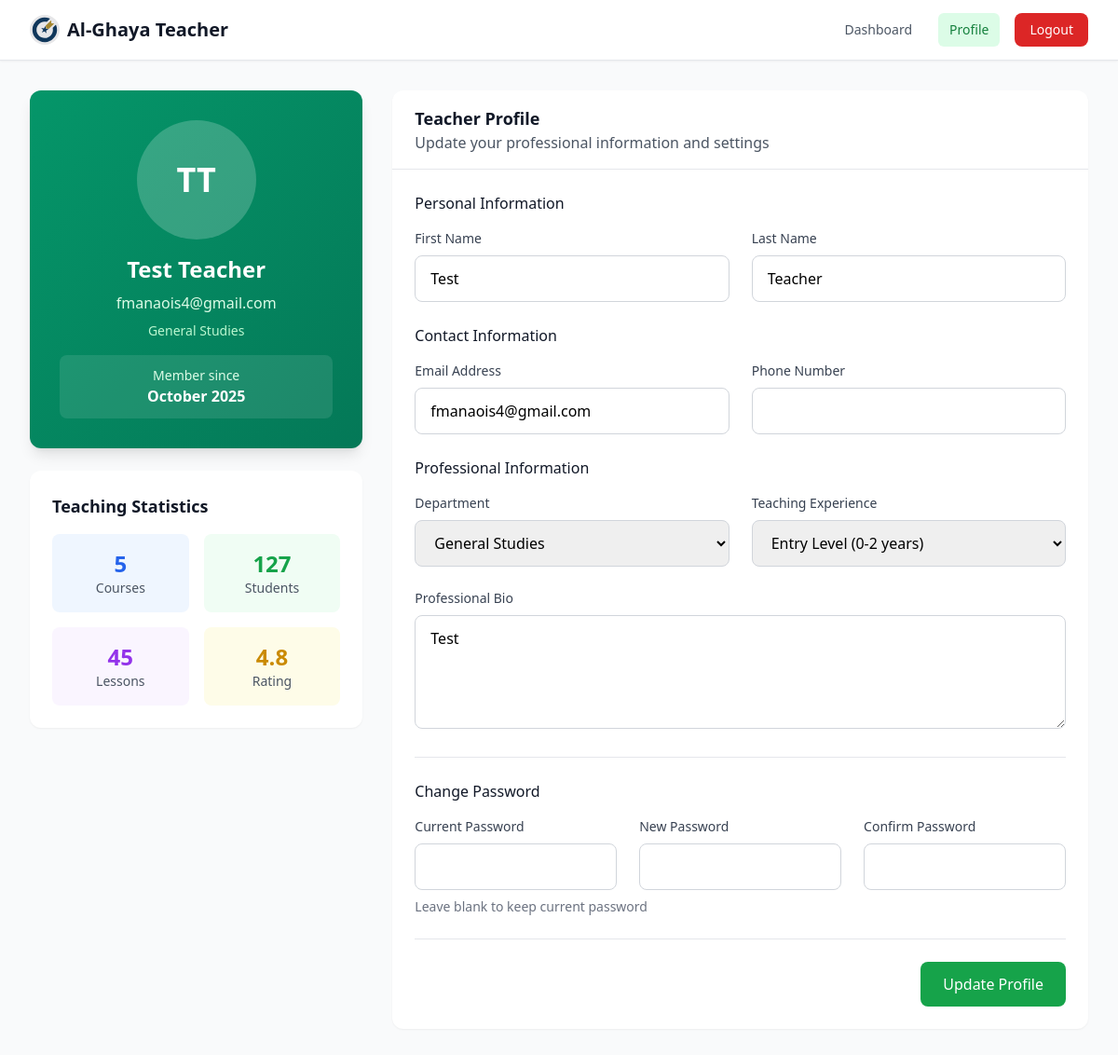
Screenshot of /pages/teacher/teacher-profile.php (signed in) with the database file from the repository.
### tables this page shows
CREATE TABLE `user` (
  `userID` int(11) NOT NULL,
  `email` varchar(255) NOT NULL,
  `password` varchar(255) DEFAULT NULL,
  `fname` varchar(100) DEFAULT NULL,
  `lname` varchar(100) DEFAULT NULL,
  `role` enum('student','teacher','admin') DEFAULT 'student',
  `level` int(11) DEFAULT 1,
  `points` int(11) DEFAULT 0,
  `proficiency` enum('beginner','intermediate','advanced') DEFAULT 'beginner',
  `profile_picture` varchar(255) DEFAULT NULL,
  `department` varchar(100) DEFAULT NULL,
  `experience` varchar(50) DEFAULT NULL,
  `bio` text DEFAULT NULL,
  `phone` varchar(20) DEFAULT NULL,
  `gender` enum('male','female','other') DEFAULT NULL,
  `dateCreated` timestamp NOT NULL DEFAULT current_timestamp(),
  `lastLogin` timestamp NULL DEFAULT NULL,
  `isActive` tinyint(1) DEFAULT 1
);

### pages/teacher/teacher-profile.php (the view, shortened to what this page needs)
<?php
include('../../php/dbConnection.php');
$userID = $_SESSION['userID'];
$userQuery = $conn->prepare("SELECT * FROM user WHERE userID = ?");
$userQuery->bind_param("i", $userID);
$userQuery->execute();
$user = $userQuery->get_result()->fetch_assoc();
$courseStats = [
    'total_courses' => 5,
    'active_students' => 127,
    'completed_lessons' => 45,
    'average_rating' => 4.8
];
?>
<!DOCTYPE html>
<html lang="en">
<head>
    <script src="https://cdn.tailwindcss.com"></script>
</head>
<body class="bg-gray-50">
    <nav class="bg-white shadow-sm border-b border-gray-200">
        <div class="max-w-7xl mx-auto px-4 sm:px-6 lg:px-8">
            <div class="flex justify-between h-16">
                <div class="flex items-center">
                    <img class="h-8 w-auto" src="../../images/al-ghaya_logoForPrint.svg" alt="Al-Ghaya">
                    <span class="ml-2 text-xl font-semibold text-gray-900">Al-Ghaya Teacher</span>
                </div>
                <div class="flex items-center space-x-4">
                    <a href="teacher-dashboard.php" class="text-gray-600 hover:text-gray-900 px-3 py-2 rounded-md text-sm font-medium">Dashboard</a>
                    <a href="teacher-profile.php" class="bg-green-100 text-green-700 px-3 py-2 rounded-md text-sm font-medium">Profile</a>
                    <button onclick="confirmTeacherSignOut()" class="bg-red-600 hover:bg-red-700 text-white px-4 py-2 rounded-lg text-sm font-medium transition duration-200">
                        Logout
                    </button>
                </div>
            </div>
        </div>
    </nav>
    <div class="max-w-7xl mx-auto py-8 px-4 sm:px-6 lg:px-8">
        <div class="grid grid-cols-1 lg:grid-cols-3 gap-8">
            <div class="lg:col-span-1">
                <div class="profile-card rounded-xl shadow-lg overflow-hidden text-white">
                    <div class="p-8 text-center">
                        <div class="w-32 h-32 rounded-full bg-white bg-opacity-20 flex items-center justify-center mx-auto mb-4">
                            <span class="text-4xl font-bold text-white">
                                <?= strtoupper(substr($user['fname'], 0, 1) . substr($user['lname'], 0, 1)) ?>
                            </span>
                        </div>
                        <h2 class="text-2xl font-bold mb-2"><?= htmlspecialchars($user['fname'] . ' ' . $user['lname']) ?></h2>
                        <p class="text-green-100 mb-2"><?= htmlspecialchars($user['email']) ?></p>
                        <p class="text-green-200 text-sm mb-4"><?= htmlspecialchars($user['department'] ?? 'General Studies') ?></p>
                        <div class="bg-white bg-opacity-10 rounded-lg p-3">
                            <p class="text-sm text-green-100">Member since</p>
                            <p class="font-semibold"><?= date('F Y', strtotime($user['dateCreated'])) ?></p>
                        </div>
                    </div>
                </div>
                <div class="mt-6 bg-white rounded-xl shadow-sm p-6">
                    <h3 class="text-lg font-semibold text-gray-900 mb-4">Teaching Statistics</h3>
                    <div class="grid grid-cols-2 gap-4">
                        <div class="text-center p-4 bg-blue-50 rounded-lg">
                            <p class="text-2xl font-bold text-blue-600"><?= $courseStats['total_courses'] ?></p>
                            <p class="text-sm text-gray-600">Courses</p>
                        </div>
                        <div class="text-center p-4 bg-green-50 rounded-lg">
                            <p class="text-2xl font-bold text-green-600"><?= $courseStats['active_students'] ?></p>
                            <p class="text-sm text-gray-600">Students</p>
                        </div>
                        <div class="text-center p-4 bg-purple-50 rounded-lg">
                            <p class="text-2xl font-bold text-purple-600"><?= $courseStats['completed_lessons'] ?></p>
                            <p class="text-sm text-gray-600">Lessons</p>
                        </div>
                        <div class="text-center p-4 bg-yellow-50 rounded-lg">
                            <p class="text-2xl font-bold text-yellow-600"><?= $courseStats['average_rating'] ?></p>
                            <p class="text-sm text-gray-600">Rating</p>
                        </div>
                    </div>
                </div>
            </div>
            <div class="lg:col-span-2">
                <div class="bg-white rounded-xl shadow-sm">
                    <div class="px-6 py-4 border-b border-gray-200">
                        <h3 class="text-lg font-semibold text-gray-900">Teacher Profile</h3>
                        <p class="text-gray-600">Update your professional information and settings</p>
                    </div>
                    <form method="POST" class="p-6 space-y-6">
                        <div>
                            <h4 class="text-md font-medium text-gray-900 mb-4">Personal Information</h4>
                            <div class="grid grid-cols-1 md:grid-cols-2 gap-6">
                                <div>
                                    <label for="first_name" class="block text-sm font-medium text-gray-700 mb-2">First Name</label>
                                    <input type="text" id="first_name" name="first_name" required
                                        value="<?= htmlspecialchars($user['fname']) ?>"
                                        class="w-full px-4 py-3 border border-gray-300 rounded-lg focus:ring-2 focus:ring-green-500 focus:border-transparent">
                                </div>
                                <div>
                                    <label for="last_name" class="block text-sm font-medium text-gray-700 mb-2">Last Name</label>
                                    <input type="text" id="last_name" name="last_name" required
                                        value="<?= htmlspecialchars($user['lname']) ?>"
                                        class="w-full px-4 py-3 border border-gray-300 rounded-lg focus:ring-2 focus:ring-green-500 focus:border-transparent">
                                </div>
                            </div>
                        </div>
                        <div>
                            <h4 class="text-md font-medium text-gray-900 mb-4">Contact Information</h4>
                            <div class="grid grid-cols-1 md:grid-cols-2 gap-6">
                                <div>
                                    <label for="email" class="block text-sm font-medium text-gray-700 mb-2">Email Address</label>
                                    <input type="email" id="email" name="email" required
                                        value="<?= htmlspecialchars($user['email']) ?>"
                                        class="w-full px-4 py-3 border border-gray-300 rounded-lg focus:ring-2 focus:ring-green-500 focus:border-transparent">
                                </div>
                                <div>
                                    <label for="phone" class="block text-sm font-medium text-gray-700 mb-2">Phone Number</label>
                                    <input type="tel" id="phone" name="phone"
                                        value="<?= htmlspecialchars($user['phone'] ?? '') ?>"
                                        class="w-full px-4 py-3 border border-gray-300 rounded-lg focus:ring-2 focus:ring-green-500 focus:border-transparent">
                                </div>
                            </div>
                        </div>
                        <div>
                            <h4 class="text-md font-medium text-gray-900 mb-4">Professional Information</h4>
                            <div class="grid grid-cols-1 md:grid-cols-2 gap-6">
                                <div>
                                    <label for="department" class="block text-sm font-medium text-gray-700 mb-2">Department</label>
                                    <select id="department" name="department"
                                        class="w-full px-4 py-3 border border-gray-300 rounded-lg focus:ring-2 focus:ring-green-500 focus:border-transparent">
                                        <option value="General Studies" <?= ($user['department'] === 'General Studies') ? 'selected' : '' ?>>General Studies</option>
                                    </select>
                                </div>
                                <div>
                                    <label for="experience" class="block text-sm font-medium text-gray-700 mb-2">Teaching Experience</label>
                                    <select id="experience" name="experience"
                                        class="w-full px-4 py-3 border border-gray-300 rounded-lg focus:ring-2 focus:ring-green-500 focus:border-transparent">
                                        <option value="Entry Level" <?= ($user['experience'] === 'Entry Level') ? 'selected' : '' ?>>Entry Level (0-2 years)</option>
                                    </select>
                                </div>
                            </div>
                        </div>
                        <div>
                            <label for="bio" class="block text-sm font-medium text-gray-700 mb-2">Professional Bio</label>
                            <textarea id="bio" name="bio" rows="4"
                                class="w-full px-4 py-3 border border-gray-300 rounded-lg focus:ring-2 focus:ring-green-500 focus:border-transparent"
                                placeholder="Share your teaching philosophy, qualifications, and experience..."><?= htmlspecialchars($user['bio'] ?? '') ?></textarea>
                        </div>
                        <div class="border-t border-gray-200 pt-6">
                            <h4 class="text-md font-medium text-gray-900 mb-4">Change Password</h4>
                            <div class="grid grid-cols-1 md:grid-cols-3 gap-6">
                                <div>
                                    <label for="current_password" class="block text-sm font-medium text-gray-700 mb-2">Current Password</label>
                                    <input type="password" id="current_password" name="current_password"
                                        class="w-full px-4 py-3 border border-gray-300 rounded-lg focus:ring-2 focus:ring-green-500 focus:border-transparent">
                                </div>
                                <div>
                                    <label for="new_password" class="block text-sm font-medium text-gray-700 mb-2">New Password</label>
                                    <input type="password" id="new_password" name="new_password"
                                        class="w-full px-4 py-3 border border-gray-300 rounded-lg focus:ring-2 focus:ring-green-500 focus:border-transparent">
                                </div>
                                <div>
                                    <label for="confirm_password" class="block text-sm font-medium text-gray-700 mb-2">Confirm Password</label>
                                    <input type="password" id="confirm_password" name="confirm_password"
                                        class="w-full px-4 py-3 border border-gray-300 rounded-lg focus:ring-2 focus:ring-green-500 focus:border-transparent">
                                </div>
                            </div>
                            <p class="mt-2 text-sm text-gray-500">Leave blank to keep current password</p>
                        </div>
                        <div class="flex justify-end pt-6 border-t border-gray-200">
                            <button type="submit" name="update_profile"
                                class="px-6 py-3 bg-green-600 hover:bg-green-700 text-white rounded-lg font-medium transition duration-200">
                                Update Profile
                            </button>
                        </div>
                    </form>
                </div>
            </div>
        </div>
    </div>
</body>
</html>

### pages/teacher/teacher-profile.php (style rules this page uses)
.profile-card { background: linear-gradient(135deg, #059669 0%, #047857 100%); }

### rows the page displays
user: fname+lname "TT", fname+lname "Test Teacher", email "fmanaois4@gmail.com", department "General Studies", dateCreated "October 2025", first_name "Test", last_name "Teacher", experience "Entry Level (0-2 years)", bio "Test"

### other values shown
$courseStats['total_courses'] "5"
$courseStats['active_students'] "127"
$courseStats['completed_lessons'] "45"
$courseStats['average_rating'] "4.8"
